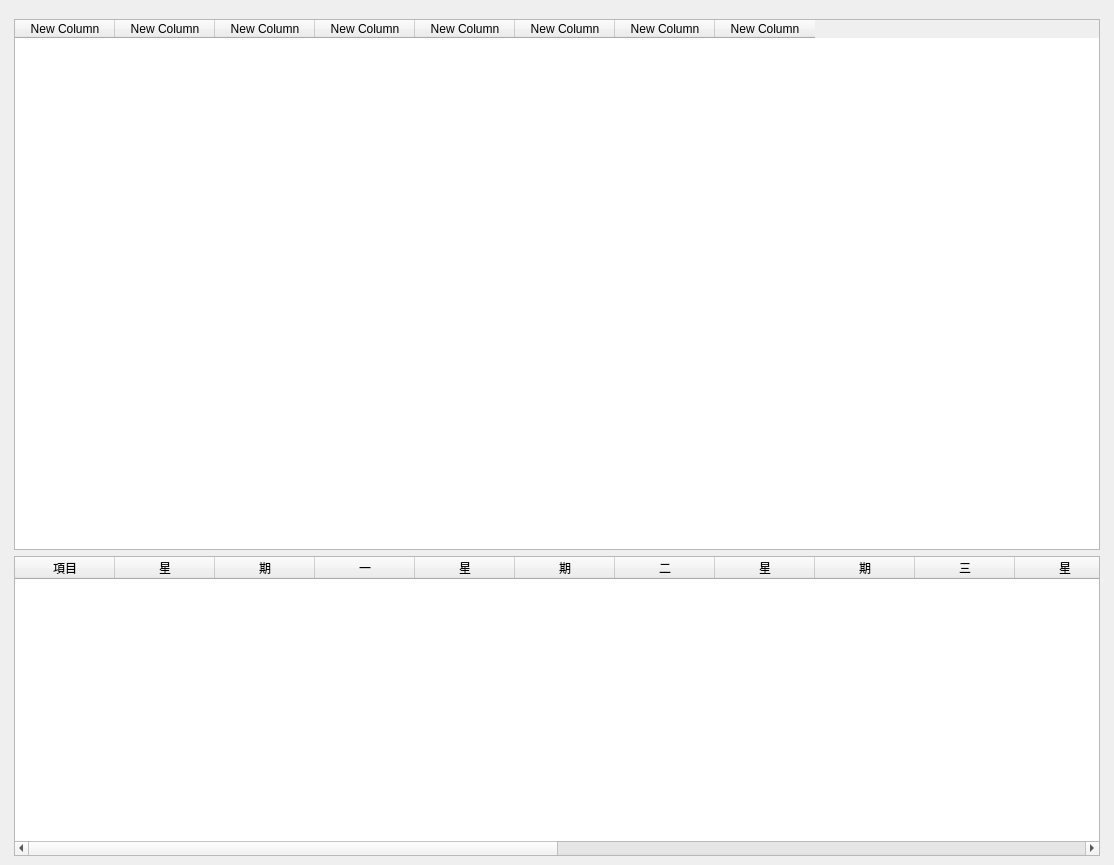
<?xml version="1.0" encoding="UTF-8"?>
<ui version="4.0">
 <class>WindowStatisticsInsDiscountRegistFee</class>
 <widget class="QMainWindow" name="WindowStatisticsInsDiscountRegistFee">
  <property name="geometry">
   <rect>
    <x>0</x>
    <y>0</y>
    <width>1114</width>
    <height>865</height>
   </rect>
  </property>
  <property name="windowTitle">
   <string>掛號費優待統計</string>
  </property>
  <widget class="QWidget" name="centralwidget">
   <layout class="QHBoxLayout" name="horizontalLayout">
    <item>
     <layout class="QVBoxLayout" name="verticalLayout">
      <property name="leftMargin">
       <number>5</number>
      </property>
      <property name="topMargin">
       <number>10</number>
      </property>
      <property name="rightMargin">
       <number>5</number>
      </property>
      <item>
       <layout class="QVBoxLayout" name="verticalLayout_5">
        <item>
         <layout class="QHBoxLayout" name="horizontalLayout_2">
          <item>
           <layout class="QVBoxLayout" name="verticalLayout_3">
            <item>
             <widget class="QTableWidget" name="tableWidget_medical_record">
              <property name="editTriggers">
               <set>QAbstractItemView::NoEditTriggers</set>
              </property>
              <property name="alternatingRowColors">
               <bool>true</bool>
              </property>
              <property name="selectionMode">
               <enum>QAbstractItemView::SingleSelection</enum>
              </property>
              <property name="selectionBehavior">
               <enum>QAbstractItemView::SelectRows</enum>
              </property>
              <column>
               <property name="text">
                <string>New Column</string>
               </property>
              </column>
              <column>
               <property name="text">
                <string>New Column</string>
               </property>
              </column>
              <column>
               <property name="text">
                <string>New Column</string>
               </property>
              </column>
              <column>
               <property name="text">
                <string>New Column</string>
               </property>
              </column>
              <column>
               <property name="text">
                <string>New Column</string>
               </property>
              </column>
              <column>
               <property name="text">
                <string>New Column</string>
               </property>
              </column>
              <column>
               <property name="text">
                <string>New Column</string>
               </property>
              </column>
              <column>
               <property name="text">
                <string>New Column</string>
               </property>
              </column>
             </widget>
            </item>
            <item>
             <widget class="QTableWidget" name="tableWidget_week">
              <property name="maximumSize">
               <size>
                <width>16777215</width>
                <height>300</height>
               </size>
              </property>
              <property name="editTriggers">
               <set>QAbstractItemView::NoEditTriggers</set>
              </property>
              <property name="alternatingRowColors">
               <bool>true</bool>
              </property>
              <property name="selectionMode">
               <enum>QAbstractItemView::SingleSelection</enum>
              </property>
              <property name="selectionBehavior">
               <enum>QAbstractItemView::SelectRows</enum>
              </property>
              <column>
               <property name="text">
                <string>項目</string>
               </property>
              </column>
              <column>
               <property name="text">
                <string>星</string>
               </property>
              </column>
              <column>
               <property name="text">
                <string>期</string>
               </property>
              </column>
              <column>
               <property name="text">
                <string>一</string>
               </property>
              </column>
              <column>
               <property name="text">
                <string>星</string>
               </property>
              </column>
              <column>
               <property name="text">
                <string>期</string>
               </property>
              </column>
              <column>
               <property name="text">
                <string>二</string>
               </property>
              </column>
              <column>
               <property name="text">
                <string>星</string>
               </property>
              </column>
              <column>
               <property name="text">
                <string>期</string>
               </property>
              </column>
              <column>
               <property name="text">
                <string>三</string>
               </property>
              </column>
              <column>
               <property name="text">
                <string>星</string>
               </property>
              </column>
              <column>
               <property name="text">
                <string>期</string>
               </property>
              </column>
              <column>
               <property name="text">
                <string>四</string>
               </property>
              </column>
              <column>
               <property name="text">
                <string>星</string>
               </property>
              </column>
              <column>
               <property name="text">
                <string>期</string>
               </property>
              </column>
              <column>
               <property name="text">
                <string>五</string>
               </property>
              </column>
              <column>
               <property name="text">
                <string>星</string>
               </property>
              </column>
              <column>
               <property name="text">
                <string>期</string>
               </property>
              </column>
              <column>
               <property name="text">
                <string>六</string>
               </property>
              </column>
              <column>
               <property name="text">
                <string>合計</string>
               </property>
              </column>
             </widget>
            </item>
           </layout>
          </item>
          <item>
           <layout class="QVBoxLayout" name="verticalLayout_chart"/>
          </item>
         </layout>
        </item>
       </layout>
      </item>
     </layout>
    </item>
   </layout>
  </widget>
  <widget class="QMenuBar" name="menubar">
   <property name="geometry">
    <rect>
     <x>0</x>
     <y>0</y>
     <width>1114</width>
     <height>27</height>
    </rect>
   </property>
  </widget>
  <action name="action_export_excel">
   <property name="icon">
    <iconset>
     <normaloff>../icons/document-export.svg</normaloff>../icons/document-export.svg</iconset>
   </property>
   <property name="text">
    <string>匯出Excel</string>
   </property>
  </action>
 </widget>
 <resources/>
 <connections/>
</ui>
